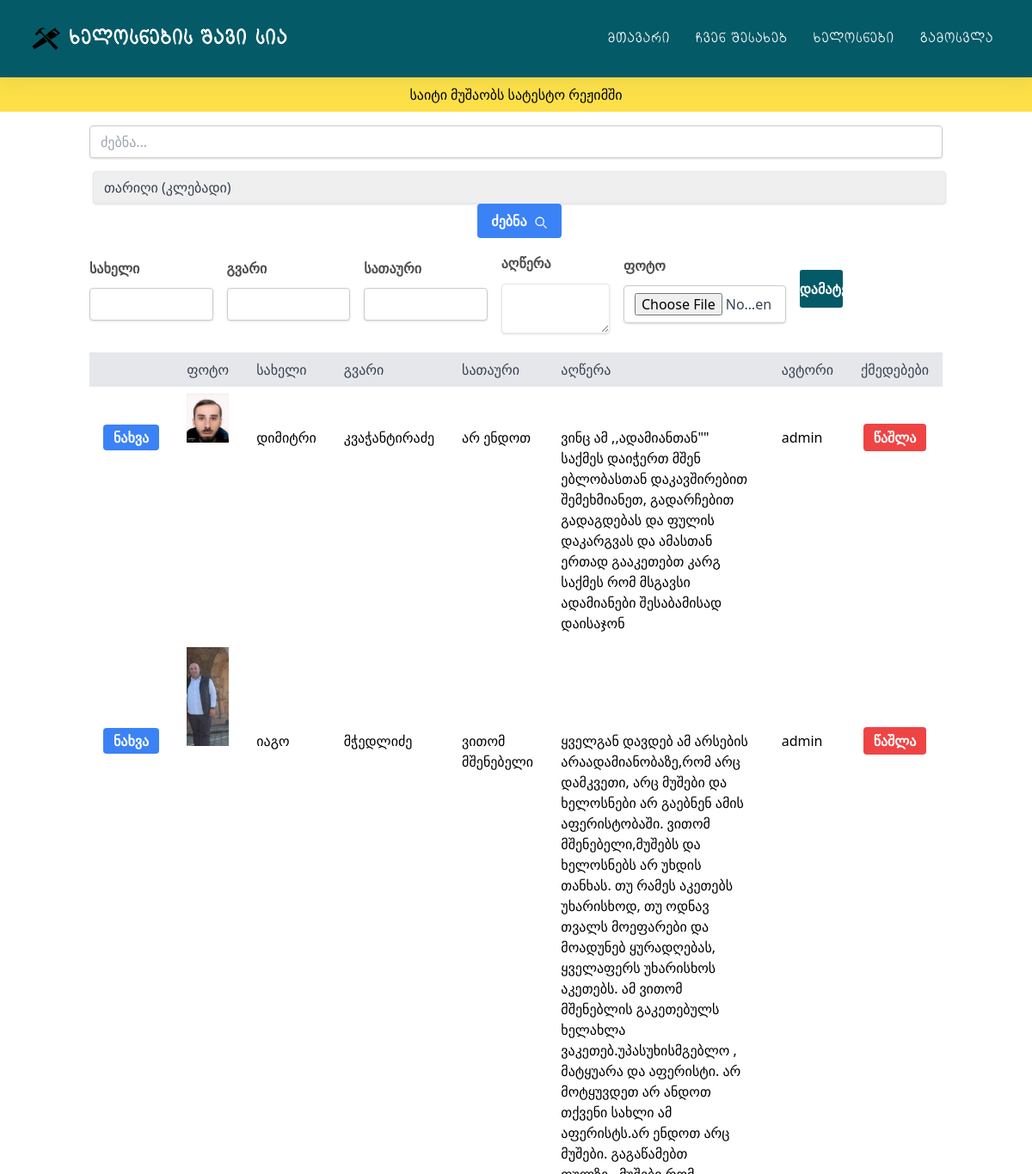
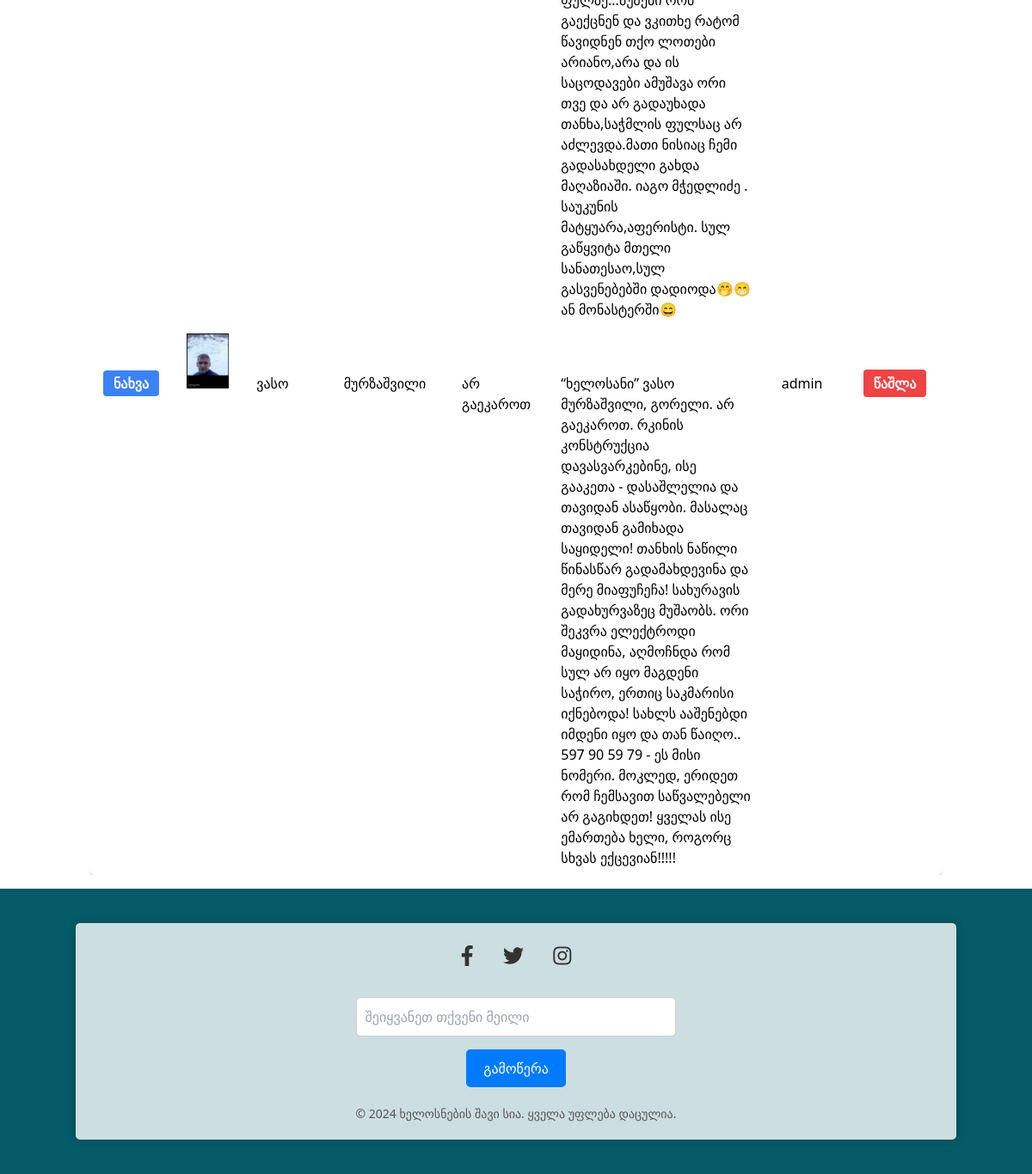
The page /workers (signed in) on the database its author committed (2 pictures, top to bottom).
### main.py (models this page shows, shortened)
class Posts(db.Model):
    __tablename__ = "posts"
    id = db.Column(db.Integer, primary_key=True)
    name = db.Column(db.String(10), unique=False, nullable=False)
    surname = db.Column(db.String(30), unique=False, nullable=False)
    title = db.Column(db.String(100), unique=False, nullable=False)
    content = db.Column(db.String(1000), unique=False, nullable=False)
    photo = db.Column(db.String(100), nullable=True)  # New column for photo
    user_id = db.Column(db.Integer, db.ForeignKey("users.id"), nullable=False)
    date = db.Column(db.DateTime, default=datetime.utcnow)

class Users(db.Model):
    __tablename__ = "users"
    id = db.Column(db.Integer, primary_key=True)
    name = db.Column(db.String(10), unique=False, nullable=False)
    surname = db.Column(db.String(30), unique=False, nullable=False)
    username = db.Column(db.String(30), unique=True, nullable=False)
    password = db.Column(db.String(128), nullable=False)
    is_admin = db.Column(db.Boolean, default=False, nullable=False)
    posts = db.relationship("Posts", backref="author", lazy=True)

### main.py (the view, shortened to what this page needs)
@app.route("/workers", methods=["GET", "POST"])
@login_required  # or any decorator you use to protect this route
def workers():
    form = PostForm()
    search_query = request.args.get("search")
    order_by = request.args.get(
        "order_by", "date_desc")
    query = Posts.query
    if order_by == "date_asc":
        posts = query.order_by(Posts.date.asc()).all()
    elif order_by == "date_desc":
        posts = query.order_by(Posts.date.desc()).all()
    else:
        posts = query.all()
    return render_template(
        "workers.html", posts=posts, form=form, navigation_items=navigation_items
    )

### main.py
class PostForm(FlaskForm):
    name = StringField("სახელი", validators=[DataRequired()])
    surname = StringField("გვარი", validators=[DataRequired()])
    title = StringField("სათაური", validators=[DataRequired()])
    content = TextAreaField("აღწერა", validators=[DataRequired()])
    photo = FileField("ფოტო", validators=[FileAllowed(["jpg", "png", "jpeg"])])
    submit = SubmitField("დამატება")

### main.py (called while the page is built)
def login_required(f):
    @wraps(f)
    def decorated_function(*args, **kwargs):
        if "username" not in session:
            flash("გთხოვთ ჯერ სისტემაში შეხვიდეთ.", "warning")
            return redirect(url_for("login"))
        return f(*args, **kwargs)
    return decorated_function

### templates/workers.html (shortened to what this page needs)
{% extends "base.html" %}
{% block content %}
<div class="container mx-auto p-4">
    <div class="mb-4">
        <form method="GET" action="{{ url_for('workers') }}" class="flex justify-center">
            <input type="text" name="search" placeholder="ძებნა..."
                class="shadow appearance-none border rounded w-full py-2 px-3 text-gray-700 leading-tight focus:outline-none focus:shadow-outline">
            <select name="order_by"
                class="shadow appearance-none border rounded w-full py-2 px-3 text-gray-700 leading-tight focus:outline-none focus:shadow-outline ml-2">
                <option value="date_desc">თარიღი (კლებადი)</option>
            </select>
            <button type="submit"
                class="bg-blue-500 hover:bg-blue-700 text-white font-bold py-2 px-4 rounded focus:outline-none focus:shadow-outline ml-2">
                ძებნა
                <svg class="w-4 h-4 inline-block ml-1" fill="none" stroke="currentColor" viewBox="0 0 24 24"
                    xmlns="http://www.w3.org/2000/svg">
                    <path stroke-linecap="round" stroke-linejoin="round" stroke-width="2"
                        d="M21 21l-4.35-4.35M17 10A7 7 0 1 1 3 10a7 7 0 0 1 14 0z">
                    </path>
                </svg>
            </button>
        </form>
    </div>
    <div class="mb-4">
        <form method="POST" action="{{ url_for('workers') }}" class="add_post_form" enctype="multipart/form-data">
            <div class="pr-4">
                {{ form.name.label(class="block text-gray-700 text-sm font-bold mb-2") }}
                {{ form.name(class="shadow appearance-none border rounded w-full py-2 px-3 text-gray-700 leading-tight
                focus:outline-none focus:shadow-outline") }}
            </div>
            <div class="pr-4">
                {{ form.surname.label(class="block text-gray-700 text-sm font-bold mb-2") }}
                {{ form.surname(class="shadow appearance-none border rounded w-full py-2 px-3 text-gray-700
                leading-tight focus:outline-none focus:shadow-outline") }}
            </div>
            <div class="pr-4">
                {{ form.title.label(class="block text-gray-700 text-sm font-bold mb-2") }}
                {{ form.title(class="shadow appearance-none border rounded w-full py-2 px-3 text-gray-700 leading-tight
                focus:outline-none focus:shadow-outline") }}
            </div>
            <div class="pr-4">
                {{ form.content.label(class="block text-gray-700 text-sm font-bold mb-2") }}
                {{ form.content(class="shadow appearance-none border rounded w-full py-2 px-3 text-gray-700
                leading-tight focus:outline-none focus:shadow-outline") }}
            </div>
            <div class="pr-4">
                {{ form.photo.label(class="block text-gray-700 text-sm font-bold mb-2") }}
                {{ form.photo(class="shadow appearance-none border rounded w-full py-2 px-3 text-gray-700 leading-tight
                focus:outline-none focus:shadow-outline") }}
            </div>
            <div class="flex items-center justify-between submit_button">
                {{ form.submit(class="bg-blue-500 hover:bg-green-700 text-white font-bold py-2 px-4 rounded
                focus:outline-none focus:shadow-outline") }}
            </div>
        </form>
    </div>
    <div class="overflow-x-auto">
        <table class="min-w-full bg-white border border-gray-200 rounded-lg shadow-md">
            <thead>
                <tr class="bg-gray-200 text-gray-700">
                    <th class="px-4 py-2 border-b text-left"></th>
                    <th class="px-4 py-2 border-b text-left">ფოტო</th>
                    <th class="px-4 py-2 border-b text-left">სახელი</th>
                    <th class="px-4 py-2 border-b text-left">გვარი</th>
                    <th class="px-4 py-2 border-b text-left">სათაური</th>
                    <th class="px-4 py-2 border-b text-left">აღწერა</th>
                    <th class="px-4 py-2 border-b text-left">ავტორი</th>
                    <th class="px-4 py-2 border-b text-left">ქმედებები</th>
                </tr>
            </thead>
            <tbody>
                {% for post in posts %}
                <tr class="hover:bg-gray-100">
                    <td class="px-4 py-2 border-b">
                        <a href="{{ url_for('view_post', post_id=post.id) }}"
                            class="bg-blue-500 hover:bg-blue-700 text-white font-bold py-1 px-3 rounded">ნახვა</a>
                    </td>
                    <td class="px-4 py-2 border-b">
                        {% if post.photo %}
                        <img src="{{ url_for('static', filename='uploads/' ~ post.photo) }}" class="post-image"
                            alt="Post Photo" width="100">
                        {% else %}
                        No Photo
                        {% endif %}
                    </td>
                    <td class="px-4 py-2 border-b">{{ post.name }}</td>
                    <td class="px-4 py-2 border-b">{{ post.surname }}</td>
                    <td class="px-4 py-2 border-b">{{ post.title }}</td>
                    <td class="px-4 py-2 border-b">{{ post.content }}</td>
                    <td class="px-4 py-2 border-b">{{ post.author.username }}</td>
                    <td class="px-4 py-2 border-b">
                        {% if post.author.username == session['username'] or session.get('is_admin') %}
                        <form method="POST" action="{{ url_for('delete_post', post_id=post.id) }}">
                            <button type="submit"
                                class="bg-red-500 hover:bg-red-700 text-white font-bold py-1 px-3 rounded">წაშლა</button>
                        </form>
                        {% endif %}
                    </td>
                </tr>
                {% endfor %}
            </tbody>
        </table>
    </div>
</div>
{% endblock %}

### static/style/main.css (style rules this page uses)
:root { --shss: #055a67; }
* { padding: 0; margin: 0; box-sizing: border-box; font-family: sans-serif; text-decoration: none; list-style: none; }
* { font-family: Nunito, sans-serif; }
* { box-sizing: border-box; }
img { vertical-align: middle; }
*, *::before, *::after { box-sizing: border-box; }
form { display: flex; flex-direction: column; align-items: center; }
label { margin-bottom: 5px; font-weight: bold; color: #555; }
input { padding: 10px; margin-bottom: 15px; border: 1px solid #ccc; border-radius: 3px; width: 30%; }
input[type="submit"] { background-color: var(--shss); color: #fff; cursor: pointer; border: none; border-radius: 3px; padding: 10px 0; width: 30%; }
.submit_button { width: 30%; }
.add_post_form { display: flex; flex-direction: row; }
a { text-decoration: none; color: var(--shss); font-weight: bold; }
.mb-2 { font-family: Poppins, sans-serif; color: #4d4d4d; font-size: 16px; line-height: 28.8px; }

### rows shown on the page
Posts: photo (picture), name "დიმიტრი", surname "კვაჭანტირაძე", title "არ ენდოთ", content "ვინც ამ ,,ადამიანთან\"\" საქმეს დაიჭერთ მშენ ებლობასთან დაკავშირებით შემეხმიანეთ, გადარჩებით გადაგდებას და ფულის დაკარგვას და ამასთან ერთად გააკეთებთ კარგ საქმეს რომ მსგავსი ადამიანები შესაბამისად დაისაჯონ", author.username "admin"
Posts: photo (picture), name "იაგო", surname "მჭედლიძე", title "ვითომ მშენებელი", content "ყველგან დავდებ ამ არსების არაადამიანობაზე,რომ არც დამკვეთი, არც მუშები და ხელოსნები არ გაებნენ ამის აფერისტობაში. ვითომ მშენებელი,მუშებს და ხელოსნებს არ უხდის თანხას. თუ რამეს აკეთებს უხარისხოდ, თუ ოდნავ თვალს მოეფარები და მოადუნებ ყურადღებას, ყველაფერს უხარისხოს აკეთებს. ამ ვითომ მშენებლის გაკეთებულს ხელახლა ვაკეთებ.უპასუხისმგებლო , მატყუარა და აფერისტი. არ მოტყუვდეთ არ ანდოთ თქვენი სახლი ამ აფერისტს.არ ენდოთ არც მუშები. გაგაწამებთ ფულზე...მუშები რომ გაექცნენ და ვკითხე რატომ წავიდნენ თქო ლოთები არიანო,არა და ის საცოდავები ამუშავა ორი თვე და არ გადაუხადა თანხა,საჭმლის ფულსაც არ აძლევდა.მათი ნისიაც ჩემი გადასახდელი გახდა მაღაზიაში. იაგო მჭედლიძე . საუკუნის მატყუარა,აფერისტი. სულ გაწყვიტა…", author.username "admin"
Posts: photo (picture), name "ვასო", surname "მურზაშვილი", title "არ გაეკაროთ", content "“ხელოსანი” ვასო მურზაშვილი, გორელი. არ გაეკაროთ. რკინის კონსტრუქცია დავასვარკებინე, ისე გააკეთა - დასაშლელია და თავიდან ასაწყობი. მასალაც თავიდან გამიხადა საყიდელი! თანხის ნაწილი წინასწარ გადამახდევინა და მერე მიაფუჩეჩა! სახურავის გადახურვაზეც მუშაობს. ორი შეკვრა ელექტროდი მაყიდინა, აღმოჩნდა რომ სულ არ იყო მაგდენი საჭირო, ერთიც საკმარისი იქნებოდა! სახლს ააშენებდი იმდენი იყო და თან წაიღო.. 597 90 59 79 - ეს მისი ნომერი. მოკლედ, ერიდეთ რომ ჩემსავით საწვალებელი არ გაგიხდეთ! ყველას ისე ემართება ხელი, როგორც სხვას ექცევიან!!!!!", author.username "admin"

### other values the page prints
{{ item.label }} "მთავარი" "ჩვენ შესახებ" "ხელოსნები"
